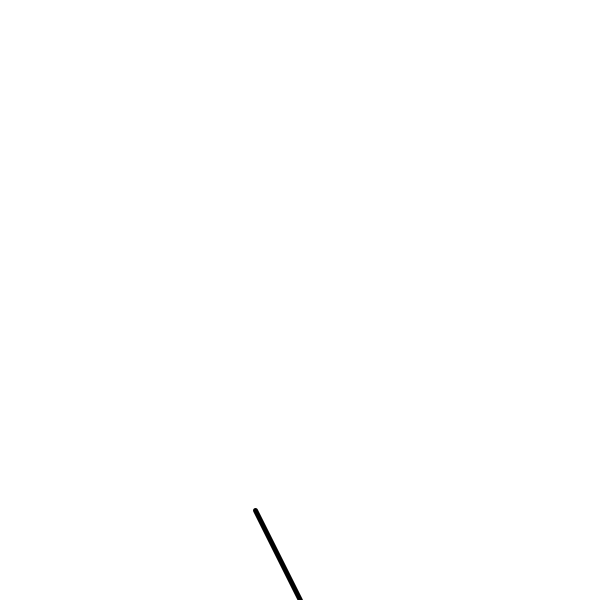
Frame 1 (no input)
Frame 60 (the mouse pressed at the canvas centre just before this capture): identical to frame 1, image omitted
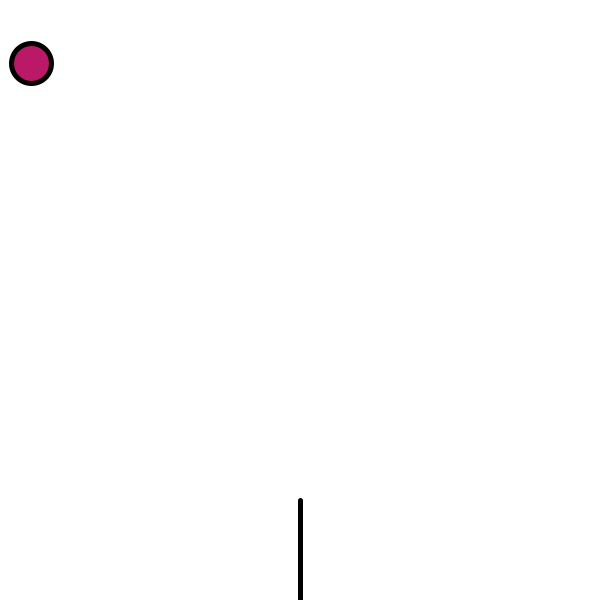
Frame 120 (the mouse held since frame 60 and released just before this capture)

The Processing sketch that drew these frames (run headless with seeded random() and noise(); from frame 60 on, the mouse is pressed at the canvas centre):

// Processing sketch: bubble_shooter
// ── bubble_shooter.pde
float dt = 1/60.0;

float r = 100.0;

PVector p1, raton;
PVector pos = new PVector(-900, -900);
PVector vel = new PVector();
float mod;

int n_bola = 0;

void setup() {
  size(600, 600);
  
  p1 = new PVector(0, 0);
  raton = new PVector(mouseX, mouseY);
}

void draw() {
  background(255);
  
  translate(width/2, height);
  
  raton.set(mouseX, mouseY);  
  raton.sub(width/2,height/2+300);
  mod = sqrt((raton.x*raton.x)+(raton.y*raton.y));
  raton.x /= mod;
  raton.y /= mod;
  raton.mult(100);
  
  stroke(0);
  strokeWeight(5);
  line(p1.x, p1.y, raton.x, raton.y);
  
  pos = PVector.add(PVector.mult(vel, dt), pos);
  
  randomSeed(n_bola);
  fill(random(0,255), random(0,255), random(0,255));
  ellipse(pos.x, pos.y, 40, 40);
}

void mousePressed() {
    //Comprueba que no haya otra burbuja
    if(pos.x < -width/2 || pos.x > width/2 || pos.y < -height) {
      pos = new PVector(raton.x, raton.y);
      
      vel = PVector.sub(raton, p1);
      vel.normalize();
      vel.mult(500);
      n_bola++;
    }
}
